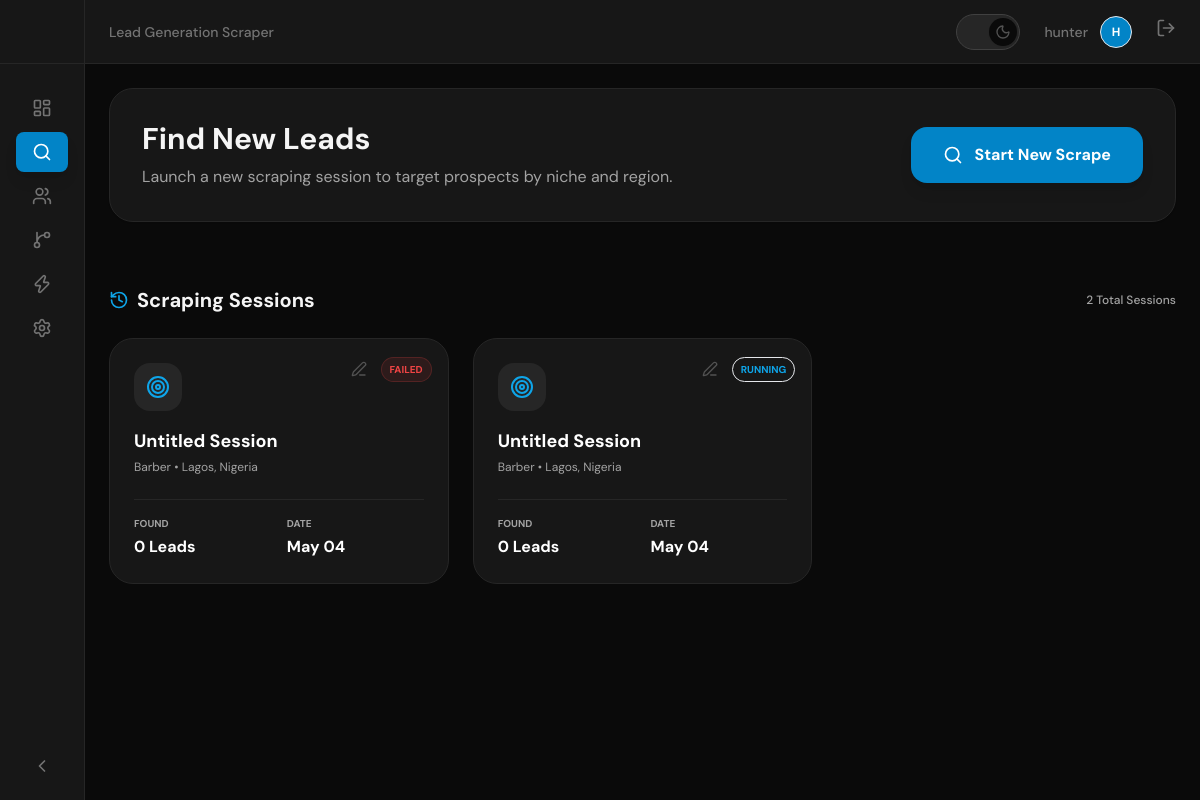
Page /dashboard/scraper/ (signed in) on the earlier database version.
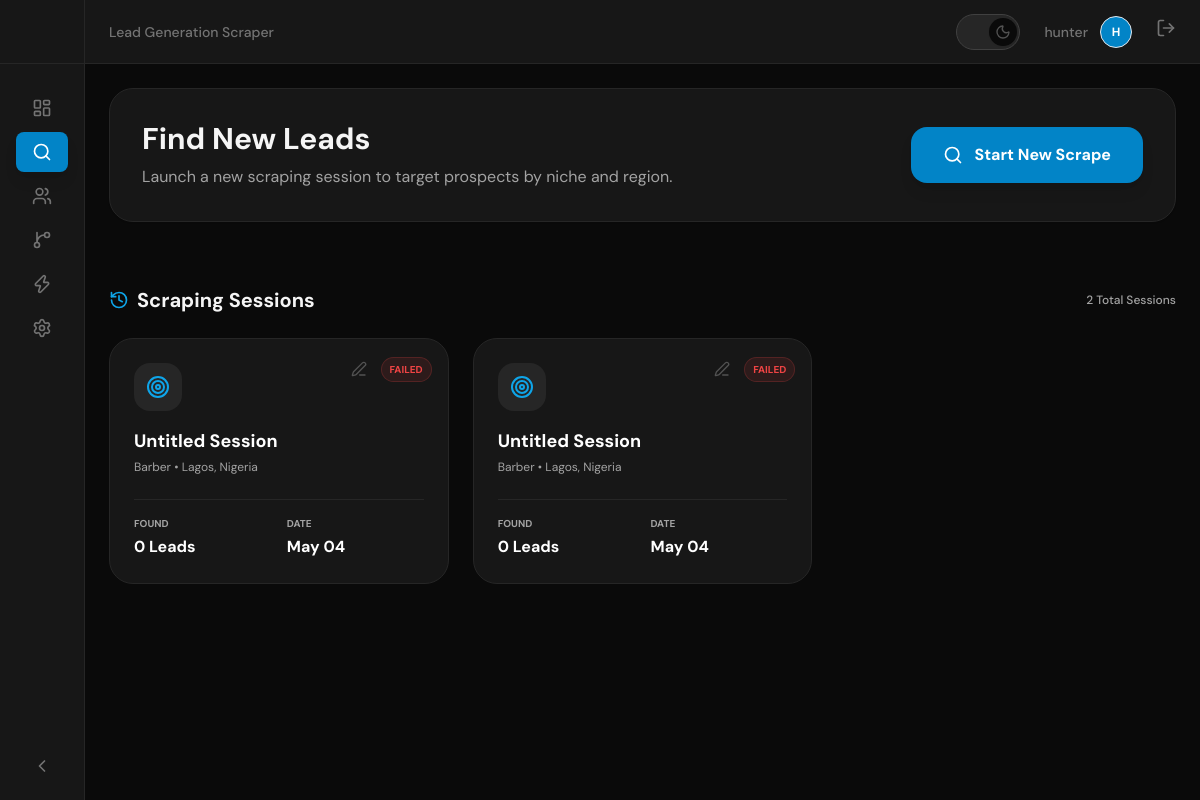
Same page on the later database version.
### leads/models.py (models this page shows, shortened)
class ScraperJob(models.Model):
    STATUS_CHOICES = [
        ('pending', 'Pending'),
        ('running', 'Running'),
        ('completed', 'Completed'),
        ('failed', 'Failed'),
    ]
    name = models.CharField(max_length=255, help_text="Session name for this niche")
    niche = models.CharField(max_length=255)
    keywords = models.CharField(max_length=512)
    region = models.CharField(max_length=255)
    status = models.CharField(max_length=20, choices=STATUS_CHOICES, default='pending')
    progress = models.IntegerField(default=0)
    leads_found = models.IntegerField(default=0)
    stop_requested = models.BooleanField(default=False)
    created_at = models.DateTimeField(auto_now_add=True)
    completed_at = models.DateTimeField(null=True, blank=True)

### leads/views.py (the view)
# urls.py: path('scraper/', views.scraper_dashboard, name='scraper-dashboard'),
@login_required
def scraper_dashboard(request):
    jobs = ScraperJob.objects.all().order_by('-created_at')
    context = {
        'jobs': jobs,
    }
    return render(request, 'leads/scraper.html', context)

### leads/templates/leads/scraper.html (shortened to what this page needs)
{% extends 'base.html' %}
{% block header_title %}Lead Generation Scraper{% endblock %}
{% block content %}
<div class="space-y-8">
    <div class="flex flex-col md:flex-row items-center justify-between bg-white dark:bg-neutral-900 border border-neutral-200 dark:border-neutral-800 p-8 rounded-3xl shadow-sm">
        <div class="mb-6 md:mb-0">
            <h1 class="text-3xl font-bold mb-2">Find New Leads</h1>
            <p class="text-neutral-500 dark:text-neutral-400">Launch a new scraping session to target prospects by niche and region.</p>
        </div>
        <button hx-get="{% url 'leads:scraper-create' %}" hx-target="#modal-content" class="w-full md:w-auto bg-primary-600 hover:bg-primary-500 text-white px-8 py-4 rounded-2xl font-bold transition-all flex items-center justify-center shadow-lg shadow-primary-600/20 group">
            <i data-lucide="search" class="w-5 h-5 mr-3 group-hover:scale-110 transition-transform"></i>
            Start New Scrape
        </button>
    </div>
    <div class="space-y-6">
        <div class="flex items-center justify-between">
            <h2 class="text-xl font-bold flex items-center">
                <i data-lucide="history" class="w-5 h-5 mr-2 text-primary-500"></i>
                Scraping Sessions
            </h2>
            <div class="flex items-center space-x-2">
                <span class="text-xs font-medium text-neutral-400">{{ jobs.count }} Total Sessions</span>
            </div>
        </div>
        <div class="grid grid-cols-1 md:grid-cols-2 lg:grid-cols-3 xl:grid-cols-4 gap-6">
            {% for job in jobs %}
            <a href="{% url 'leads:scraper-session-detail' job.pk %}" class="block group">
                <div class="bg-white dark:bg-neutral-900 border border-neutral-200 dark:border-neutral-800 rounded-3xl p-6 transition-all duration-300 hover:shadow-xl hover:shadow-primary-500/5 hover:-translate-y-1 relative overflow-hidden">
                    <div class="absolute top-0 right-0 p-4 flex items-center space-x-2">
                        <button hx-get="{% url 'leads:scraper-job-rename' job.pk %}"
                                hx-target="#modal-content"
                                @click.prevent
                                class="p-1.5 text-surface-400 hover:text-primary-500 hover:bg-primary-500/10 rounded-lg transition-all"
                                title="Rename Session">
                            <i data-lucide="edit-3" class="w-4 h-4"></i>
                        </button>
                        <span class="text-[10px] font-bold uppercase px-2 py-1 rounded-full border
                            {% if job.status == 'completed' %}bg-green-500/10 text-green-500 border-green-500/20
                            {% elif job.status == 'running' %}bg-primary-500/10 text-primary-500 border-primary-500/20 animate-pulse
                            {% elif job.status == 'failed' %}bg-red-500/10 text-red-500 border-red-500/20
                            {% else %}bg-surface-500/10 text-surface-500 border-surface-500/20{% endif %}">
                            {{ job.status }}
                        </span>
                    </div>
                    <div class="mb-6">
                        <div class="w-12 h-12 bg-neutral-100 dark:bg-neutral-800 rounded-2xl flex items-center justify-center mb-4 group-hover:scale-110 transition-transform">
                            <i data-lucide="target" class="w-6 h-6 text-primary-500"></i>
                        </div>
                        <h3 class="font-bold text-lg text-neutral-900 dark:text-white truncate pr-16">{{ job.name }}</h3>
                        <p class="text-xs text-neutral-500 dark:text-neutral-400 mt-1">{{ job.niche }} • {{ job.region }}</p>
                    </div>
                    <div class="grid grid-cols-2 gap-4 pt-4 border-t border-neutral-100 dark:border-neutral-800">
                        <div>
                            <span class="block text-[10px] uppercase font-bold text-neutral-400 mb-1">Found</span>
                            <span class="font-bold text-neutral-900 dark:text-white">{{ job.leads_found }} Leads</span>
                        </div>
                        <div>
                            <span class="block text-[10px] uppercase font-bold text-neutral-400 mb-1">Date</span>
                            <span class="font-bold text-neutral-900 dark:text-white">{{ job.created_at|date:"M d" }}</span>
                        </div>
                    </div>
                </div>
            </a>
            {% endfor %}
        </div>
    </div>
</div>
{% endblock %}

### templates/base.html (shortened to what this page needs)
<!DOCTYPE html>
<html lang="en" class="dark">
<head>
    <script src="https://cdn.tailwindcss.com"></script>
</head>
<body class="bg-surface-50 text-surface-900 font-sans transition-colors duration-300" hx-headers='{"X-CSRFToken": "{{ csrf_token }}"}'>
    <div class="flex h-screen overflow-hidden" x-data="{ sidebarOpen: false, sidebarCollapsed: $persist(false).as('sidebarCollapsed') }">
        <aside class="fixed inset-y-0 left-0 z-50 bg-surface-100 border-r border-surface-200 transform transition-all duration-300 ease-in-out md:relative md:translate-x-0 sidebar-transition"
               :class="{
                   'translate-x-0': sidebarOpen,
                   '-translate-x-full': !sidebarOpen,
                   'w-64': !sidebarCollapsed,
                   'w-20': sidebarCollapsed
               }">
            <div class="flex items-center h-16 px-6 border-b border-surface-200" :class="sidebarCollapsed ? 'justify-center' : 'justify-between'">
            </div>
            <nav class="mt-6 px-4 space-y-1">
                <a href="{% url 'leads:dashboard' %}" class="flex items-center px-4 py-2.5 text-sm font-medium rounded-lg transition-all group {% if request.resolver_match.url_name == 'dashboard' %}bg-primary-600 text-white shadow-lg shadow-primary-600/20{% else %}text-surface-500 hover:text-surface-950 hover:bg-surface-200{% endif %}" :title="sidebarCollapsed ? 'Dashboard' : ''">
                    <i data-lucide="layout-dashboard" class="w-5 h-5 shrink-0" :class="sidebarCollapsed ? 'mr-0' : 'mr-3'"></i>
                </a>
                <a href="{% url 'leads:scraper-dashboard' %}" class="flex items-center px-4 py-2.5 text-sm font-medium rounded-lg transition-all group {% if request.resolver_match.url_name == 'scraper-dashboard' %}bg-primary-600 text-white shadow-lg shadow-primary-600/20{% else %}text-surface-500 hover:text-surface-950 hover:bg-surface-200{% endif %}" :title="sidebarCollapsed ? 'Scraper' : ''">
                    <i data-lucide="search" class="w-5 h-5 shrink-0" :class="sidebarCollapsed ? 'mr-0' : 'mr-3'"></i>
                </a>
                <a href="{% url 'leads:lead-list' %}" class="flex items-center px-4 py-2.5 text-sm font-medium rounded-lg transition-all group {% if request.resolver_match.url_name == 'lead-list' %}bg-primary-600 text-white shadow-lg shadow-primary-600/20{% else %}text-surface-500 hover:text-surface-950 hover:bg-surface-200{% endif %}" :title="sidebarCollapsed ? 'Leads' : ''">
                    <i data-lucide="users" class="w-5 h-5 shrink-0" :class="sidebarCollapsed ? 'mr-0' : 'mr-3'"></i>
                </a>
                <a href="{% url 'leads:pipeline' %}" class="flex items-center px-4 py-2.5 text-sm font-medium rounded-lg transition-all group {% if request.resolver_match.url_name == 'pipeline' %}bg-primary-600 text-white shadow-lg shadow-primary-600/20{% else %}text-surface-500 hover:text-surface-950 hover:bg-surface-200{% endif %}" :title="sidebarCollapsed ? 'Pipeline' : ''">
                    <i data-lucide="git-branch" class="w-5 h-5 shrink-0" :class="sidebarCollapsed ? 'mr-0' : 'mr-3'"></i>
                </a>
                <a href="{% url 'leads:automation-dashboard' %}" class="flex items-center px-4 py-2.5 text-sm font-medium rounded-lg transition-all group {% if request.resolver_match.url_name == 'automation-dashboard' %}bg-primary-600 text-white shadow-lg shadow-primary-600/20{% else %}text-surface-500 hover:text-surface-950 hover:bg-surface-200{% endif %}" :title="sidebarCollapsed ? 'Automation' : ''">
                    <i data-lucide="zap" class="w-5 h-5 shrink-0" :class="sidebarCollapsed ? 'mr-0' : 'mr-3'"></i>
                </a>
                <a href="{% url 'leads:settings' %}" class="flex items-center px-4 py-2.5 text-sm font-medium rounded-lg transition-all group {% if request.resolver_match.url_name == 'settings' %}bg-primary-600 text-white shadow-lg shadow-primary-600/20{% else %}text-surface-500 hover:text-surface-950 hover:bg-surface-200{% endif %}" :title="sidebarCollapsed ? 'Settings' : ''">
                    <i data-lucide="settings" class="w-5 h-5 shrink-0" :class="sidebarCollapsed ? 'mr-0' : 'mr-3'"></i>
                </a>
            </nav>
            <div class="absolute bottom-4 left-0 w-full px-4 hidden md:block">
                <button @click="sidebarCollapsed = !sidebarCollapsed" class="flex items-center w-full px-4 py-2 text-sm font-medium text-surface-500 hover:text-surface-950 hover:bg-surface-200 rounded-lg transition-all">
                    <i data-lucide="chevron-left" class="w-5 h-5 transition-transform" :class="sidebarCollapsed ? 'rotate-180' : ''"></i>
                </button>
            </div>
        </aside>
        <div class="flex-1 flex flex-col overflow-hidden bg-surface-50">
            <header class="h-16 bg-surface-100 border-b border-surface-200 flex items-center justify-between px-6 transition-colors duration-300">
                <div class="text-sm font-medium text-surface-500">
                    {% block header_title %}Huntly{% endblock %}
                </div>
                <div class="flex items-center space-x-6">
                    <button id="theme-toggle" class="relative inline-flex h-9 w-16 items-center justify-center rounded-full bg-surface-200 border border-surface-300 transition-all duration-300 focus:outline-none">
                        <div class="absolute left-1 flex h-7 w-7 items-center justify-center rounded-full bg-surface-50 shadow-sm transition-all duration-300 transform dark:translate-x-7">
                            <i data-lucide="moon" class="w-4 h-4 hidden dark:block text-surface-400"></i>
                        </div>
                    </button>
                    <a href="{% url 'leads:profile' %}" class="flex items-center space-x-3 group">
                        <span class="text-sm text-surface-500 font-medium group-hover:text-surface-950 transition-colors">{{ user.username }}</span>
                        <div class="w-8 h-8 rounded-full bg-primary-600 border border-primary-500/20 flex items-center justify-center text-xs font-bold text-white group-hover:scale-110 transition-transform">
                            {{ user.username.0|upper }}
                        </div>
                    </a>
                    <form action="{% url 'core:logout' %}" method="post" class="inline">
                        <button type="submit" class="text-surface-500 hover:text-surface-950 transition-colors">
                            <i data-lucide="log-out" class="w-5 h-5"></i>
                        </button>
                    </form>
                </div>
            </header>
            <main class="flex-1 overflow-x-hidden overflow-y-auto bg-surface-50 p-6">
                {% block content %}{% endblock %}
            </main>
        </div>
    </div>
</body>
</html>

### templates/base.html (style rules this page uses)
:root { --primary-50: #f0f9ff; --primary-100: #e0f2fe; --primary-200: #bae6fd; --primary-300: #7dd3fc; --primary-400: #38bdf8; --primary-500: #0ea5e9; --primary-600: #0284c7; --primary-700: #0369a1; --primary-800: #075985; --primary-900: #0c4a6e; --surface-50: #ffffff; --surface-100: #f5f5f5; --surface-200: #eeeeee; --surface-300: #e0e0e0; --surface-400: #bdbdbd; --surface-500: #9e9e9e; --surface-600: #757575; --surface-700: #616161; --surface-800: #424242; --surface-900: #212121; --surface-950: #0a0a0a; }
.dark { --surface-50: #0a0a0a; --surface-100: #171717; --surface-200: #262626; --surface-300: #404040; --surface-400: #525252; --surface-500: #737373; --surface-600: #a3a3a3; --surface-700: #d4d4d4; --surface-800: #e5e5e5; --surface-900: #f5f5f5; --surface-950: #ffffff; }
.sidebar-transition { transition: all 0.3s cubic-bezier(0.4, 0, 0.2, 1); }
body { background-color: var(--surface-50); color: var(--surface-900); }

Differences in the rows shown:
changed ScraperJob (number 2 of 2 on the later page): status "RUNNING" → "FAILED"
